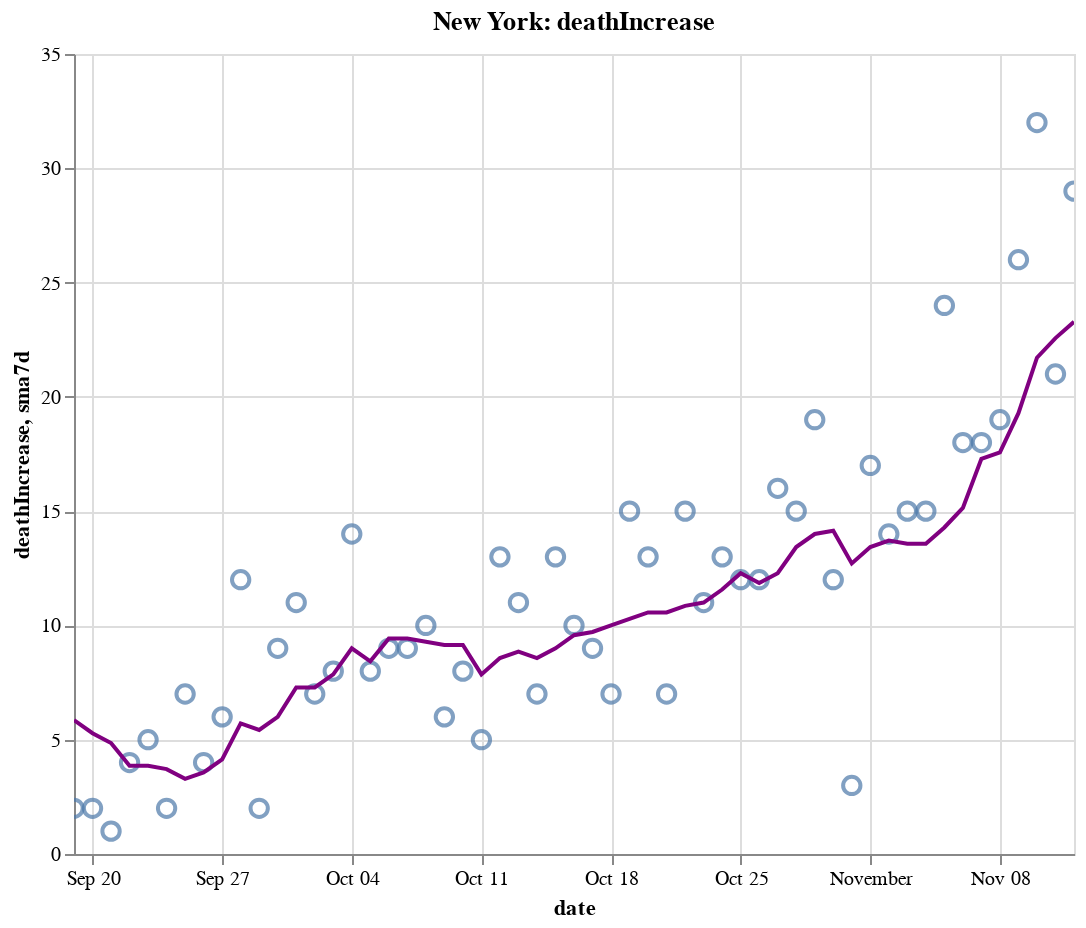

The notebook cell saved with this chart:
### Code cell
create_plot(ny, 'deathIncrease')

### Figure 1 — Vega-Lite specification as saved in the notebook (floating-point values rounded to 4 significant figures)
{"config": {"view": {"continuousWidth": 400, "continuousHeight": 300}}, "layer": [{"layer": [{"mark": {"type": "point", "size": 75}, "encoding": {"tooltip": [{"type": "temporal", "field": "date"}, {"type": "quantitative", "field": "deathIncrease"}, {"type": "quantitative", "field": "sma7d"}], "x": {"type": "temporal", "field": "date"}, "y": {"type": "quantitative", "field": "deathIncrease"}}, "selection": {"selector012": {"type": "interval", "bind": "scales", "encodings": ["x", "y"]}}}, {"mark": {"type": "line", "color": "purple"}, "encoding": {"x": {"type": "temporal", "field": "date"}, "y": {"type": "quantitative", "field": "sma7d"}}}]}, {"mark": {"type": "rule", "color": "#aaa"}, "encoding": {"x": {"type": "temporal", "field": "date"}}, "transform": [{"filter": {"selection": "selector011"}}]}, {"mark": "circle", "encoding": {"opacity": {"condition": {"value": 1, "selection": "selector011"}, "value": 0}, "tooltip": [{"type": "temporal", "field": "date"}, {"type": "quantitative", "field": "deathIncrease"}, {"type": "quantitative", "field": "sma7d"}], "x": {"type": "temporal", "field": "date"}, "y": {"type": "quantitative", "field": "deathIncrease"}}, "selection": {"selector011": {"type": "single", "encodings": ["x"], "on": "mouseover", "nearest": true, "empty": "none"}}}, {"mark": {"type": "text", "align": "left", "dx": 5, "dy": -5, "stroke": "white", "strokeWidth": 2}, "encoding": {"text": {"type": "quantitative", "field": "deathIncrease"}, "tooltip": [{"type": "temporal", "field": "date"}, {"type": "quantitative", "field": "deathIncrease"}, {"type": "quantitative", "field": "sma7d"}], "x": {"type": "temporal", "field": "date"}, "y": {"type": "quantitative", "field": "deathIncrease"}}, "transform": [{"filter": {"selection": "selector011"}}]}, {"mark": {"type": "text", "align": "left", "dx": 5, "dy": -5}, "encoding": {"text": {"type": "quantitative", "field": "deathIncrease"}, "tooltip": [{"type": "temporal", "field": "date"}, {"type": "quantitative", "field": "deathIncrease"}, {"type": "quantitative", "field": "sma7d"}], "x": {"type": "temporal", "field": "date"}, "y": {"type": "quantitative", "field": "deathIncrease"}}, "transform": [{"filter": {"selection": "selector011"}}]}], "data": {"name": "data-e22f6d1d506f30e42e33ea12d2c59a83"}, "height": 400, "title": "New York: deathIncrease", "width": 500, "$schema": "https://vega.github.io/schema/vega-lite/v4.8.1.json", "datasets": {"data-e22f6d1d506f30e42e33ea12d2c59a83": [{"date": "2020-09-19T00:00:00", "totalTestResultsIncrease": 110400.0, "positiveIncrease": 986.0, "death": 25420.0, "deathIncrease": 2.0, "positiveRate": 0.009, "state": "New York", "sma7d": 5.857}, {"date": "2020-09-20T00:00:00", "totalTestResultsIncrease": 100400.0, "positiveIncrease": 862.0, "death": 25430.0, "deathIncrease": 2.0, "positiveRate": 0.009, "state": "New York", "sma7d": 5.286}, {"date": "2020-09-21T00:00:00", "totalTestResultsIncrease": 58320.0, "positiveIncrease": 573.0, "death": 25430.0, "deathIncrease": 1.0, "positiveRate": 0.01, "state": "New York", "sma7d": 4.857}, {"date": "2020-09-22T00:00:00", "totalTestResultsIncrease": 84000.0, "positiveIncrease": 754.0, "death": 25430.0, "deathIncrease": 4.0, "positiveRate": 0.009, "state": "New York", "sma7d": 3.857}, {"date": "2020-09-23T00:00:00", "totalTestResultsIncrease": 70930.0, "positiveIncrease": 665.0, "death": 25440.0, "deathIncrease": 5.0, "positiveRate": 0.009, "state": "New York", "sma7d": 3.857}, {"date": "2020-09-24T00:00:00", "totalTestResultsIncrease": 92950.0, "positiveIncrease": 955.0, "death": 25440.0, "deathIncrease": 2.0, "positiveRate": 0.01, "state": "New York", "sma7d": 3.714}, {"date": "2020-09-25T00:00:00", "totalTestResultsIncrease": 94820.0, "positiveIncrease": 908.0, "death": 25450.0, "deathIncrease": 7.0, "positiveRate": 0.01, "state": "New York", "sma7d": 3.286}, {"date": "2020-09-26T00:00:00", "totalTestResultsIncrease": 99950.0, "positiveIncrease": 1005.0, "death": 25450.0, "deathIncrease": 4.0, "positiveRate": 0.01, "state": "New York", "sma7d": 3.571}, {"date": "2020-09-27T00:00:00", "totalTestResultsIncrease": 84770.0, "positiveIncrease": 866.0, "death": 25460.0, "deathIncrease": 6.0, "positiveRate": 0.01, "state": "New York", "sma7d": 4.143}, {"date": "2020-09-28T00:00:00", "totalTestResultsIncrease": 52940.0, "positiveIncrease": 834.0, "death": 25470.0, "deathIncrease": 12.0, "positiveRate": 0.016, "state": "New York", "sma7d": 5.714}, {"date": "2020-09-29T00:00:00", "totalTestResultsIncrease": 88230.0, "positiveIncrease": 1189.0, "death": 25470.0, "deathIncrease": 2.0, "positiveRate": 0.013, "state": "New York", "sma7d": 5.429}, {"date": "2020-09-30T00:00:00", "totalTestResultsIncrease": 97960.0, "positiveIncrease": 1000.0, "death": 25480.0, "deathIncrease": 9.0, "positiveRate": 0.01, "state": "New York", "sma7d": 6.0}, {"date": "2020-10-01T00:00:00", "totalTestResultsIncrease": 109200.0, "positiveIncrease": 1382.0, "death": 25490.0, "deathIncrease": 11.0, "positiveRate": 0.013, "state": "New York", "sma7d": 7.286}, {"date": "2020-10-02T00:00:00", "totalTestResultsIncrease": 119500.0, "positiveIncrease": 1598.0, "death": 25500.0, "deathIncrease": 7.0, "positiveRate": 0.013, "state": "New York", "sma7d": 7.286}, {"date": "2020-10-03T00:00:00", "totalTestResultsIncrease": 134300.0, "positiveIncrease": 1731.0, "death": 25500.0, "deathIncrease": 8.0, "positiveRate": 0.013, "state": "New York", "sma7d": 7.857}, {"date": "2020-10-04T00:00:00", "totalTestResultsIncrease": 110300.0, "positiveIncrease": 1222.0, "death": 25520.0, "deathIncrease": 14.0, "positiveRate": 0.011, "state": "New York", "sma7d": 9.0}, {"date": "2020-10-05T00:00:00", "totalTestResultsIncrease": 76400.0, "positiveIncrease": 933.0, "death": 25530.0, "deathIncrease": 8.0, "positiveRate": 0.012, "state": "New York", "sma7d": 8.429}, {"date": "2020-10-06T00:00:00", "totalTestResultsIncrease": 96360.0, "positiveIncrease": 1393.0, "death": 25540.0, "deathIncrease": 9.0, "positiveRate": 0.014, "state": "New York", "sma7d": 9.429}, {"date": "2020-10-07T00:00:00", "totalTestResultsIncrease": 108200.0, "positiveIncrease": 1360.0, "death": 25540.0, "deathIncrease": 9.0, "positiveRate": 0.013, "state": "New York", "sma7d": 9.429}, {"date": "2020-10-08T00:00:00", "totalTestResultsIncrease": 145800.0, "positiveIncrease": 1836.0, "death": 25560.0, "deathIncrease": 10.0, "positiveRate": 0.013, "state": "New York", "sma7d": 9.286}, {"date": "2020-10-09T00:00:00", "totalTestResultsIncrease": 139300.0, "positiveIncrease": 1592.0, "death": 25560.0, "deathIncrease": 6.0, "positiveRate": 0.011, "state": "New York", "sma7d": 9.143}, {"date": "2020-10-10T00:00:00", "totalTestResultsIncrease": 134600.0, "positiveIncrease": 1447.0, "death": 25570.0, "deathIncrease": 8.0, "positiveRate": 0.011, "state": "New York", "sma7d": 9.143}, {"date": "2020-10-11T00:00:00", "totalTestResultsIncrease": 118300.0, "positiveIncrease": 1143.0, "death": 25570.0, "deathIncrease": 5.0, "positiveRate": 0.01, "state": "New York", "sma7d": 7.857}, {"date": "2020-10-12T00:00:00", "totalTestResultsIncrease": 91790.0, "positiveIncrease": 1029.0, "death": 25590.0, "deathIncrease": 13.0, "positiveRate": 0.011, "state": "New York", "sma7d": 8.571}, {"date": "2020-10-13T00:00:00", "totalTestResultsIncrease": 99070.0, "positiveIncrease": 1393.0, "death": 25600.0, "deathIncrease": 11.0, "positiveRate": 0.014, "state": "New York", "sma7d": 8.857}, {"date": "2020-10-14T00:00:00", "totalTestResultsIncrease": 111700.0, "positiveIncrease": 1232.0, "death": 25600.0, "deathIncrease": 7.0, "positiveRate": 0.011, "state": "New York", "sma7d": 8.571}, {"date": "2020-10-15T00:00:00", "totalTestResultsIncrease": 133200.0, "positiveIncrease": 1460.0, "death": 25620.0, "deathIncrease": 13.0, "positiveRate": 0.011, "state": "New York", "sma7d": 9.0}, {"date": "2020-10-16T00:00:00", "totalTestResultsIncrease": 136000.0, "positiveIncrease": 1707.0, "death": 25630.0, "deathIncrease": 10.0, "positiveRate": 0.013, "state": "New York", "sma7d": 9.571}, {"date": "2020-10-17T00:00:00", "totalTestResultsIncrease": 160000.0, "positiveIncrease": 1784.0, "death": 25640.0, "deathIncrease": 9.0, "positiveRate": 0.011, "state": "New York", "sma7d": 9.714}, {"date": "2020-10-18T00:00:00", "totalTestResultsIncrease": 128800.0, "positiveIncrease": 1390.0, "death": 25640.0, "deathIncrease": 7.0, "positiveRate": 0.011, "state": "New York", "sma7d": 10.0}, {"date": "2020-10-19T00:00:00", "totalTestResultsIncrease": 82010.0, "positiveIncrease": 998.0, "death": 25660.0, "deathIncrease": 15.0, "positiveRate": 0.012, "state": "New York", "sma7d": 10.29}, {"date": "2020-10-20T00:00:00", "totalTestResultsIncrease": 90540.0, "positiveIncrease": 1201.0, "death": 25670.0, "deathIncrease": 13.0, "positiveRate": 0.013, "state": "New York", "sma7d": 10.57}, {"date": "2020-10-21T00:00:00", "totalTestResultsIncrease": 124800.0, "positiveIncrease": 2026.0, "death": 25680.0, "deathIncrease": 7.0, "positiveRate": 0.016, "state": "New York", "sma7d": 10.57}, {"date": "2020-10-22T00:00:00", "totalTestResultsIncrease": 135300.0, "positiveIncrease": 1628.0, "death": 25690.0, "deathIncrease": 15.0, "positiveRate": 0.012, "state": "New York", "sma7d": 10.86}, {"date": "2020-10-23T00:00:00", "totalTestResultsIncrease": 141500.0, "positiveIncrease": 1637.0, "death": 25700.0, "deathIncrease": 11.0, "positiveRate": 0.012, "state": "New York", "sma7d": 11.0}, {"date": "2020-10-24T00:00:00", "totalTestResultsIncrease": 156900.0, "positiveIncrease": 2061.0, "death": 25720.0, "deathIncrease": 13.0, "positiveRate": 0.013, "state": "New York", "sma7d": 11.57}, {"date": "2020-10-25T00:00:00", "totalTestResultsIncrease": 120800.0, "positiveIncrease": 1632.0, "death": 25730.0, "deathIncrease": 12.0, "positiveRate": 0.014, "state": "New York", "sma7d": 12.29}, {"date": "2020-10-26T00:00:00", "totalTestResultsIncrease": 82120.0, "positiveIncrease": 1191.0, "death": 25740.0, "deathIncrease": 12.0, "positiveRate": 0.015, "state": "New York", "sma7d": 11.86}, {"date": "2020-10-27T00:00:00", "totalTestResultsIncrease": 111600.0, "positiveIncrease": 1991.0, "death": 25760.0, "deathIncrease": 16.0, "positiveRate": 0.018, "state": "New York", "sma7d": 12.29}, {"date": "2020-10-28T00:00:00", "totalTestResultsIncrease": 129700.0, "positiveIncrease": 2031.0, "death": 25770.0, "deathIncrease": 15.0, "positiveRate": 0.016, "state": "New York", "sma7d": 13.43}, {"date": "2020-10-29T00:00:00", "totalTestResultsIncrease": 168400.0, "positiveIncrease": 2499.0, "death": 25790.0, "deathIncrease": 19.0, "positiveRate": 0.015, "state": "New York", "sma7d": 14.0}, {"date": "2020-10-30T00:00:00", "totalTestResultsIncrease": 146900.0, "positiveIncrease": 2255.0, "death": 25800.0, "deathIncrease": 12.0, "positiveRate": 0.015, "state": "New York", "sma7d": 14.14}, {"date": "2020-10-31T00:00:00", "totalTestResultsIncrease": 137000.0, "positiveIncrease": 2049.0, "death": 25810.0, "deathIncrease": 3.0, "positiveRate": 0.015, "state": "New York", "sma7d": 12.71}, {"date": "2020-11-01T00:00:00", "totalTestResultsIncrease": 148900.0, "positiveIncrease": 2255.0, "death": 25820.0, "deathIncrease": 17.0, "positiveRate": 0.015, "state": "New York", "sma7d": 13.43}, {"date": "2020-11-02T00:00:00", "totalTestResultsIncrease": 96100.0, "positiveIncrease": 1633.0, "death": 25840.0, "deathIncrease": 14.0, "positiveRate": 0.017, "state": "New York", "sma7d": 13.71}, {"date": "2020-11-03T00:00:00", "totalTestResultsIncrease": 127900.0, "positiveIncrease": 2321.0, "death": 25850.0, "deathIncrease": 15.0, "positiveRate": 0.018, "state": "New York", "sma7d": 13.57}, {"date": "2020-11-04T00:00:00", "totalTestResultsIncrease": 133500.0, "positiveIncrease": 2126.0, "death": 25870.0, "deathIncrease": 15.0, "positiveRate": 0.016, "state": "New York", "sma7d": 13.57}, {"date": "2020-11-05T00:00:00", "totalTestResultsIncrease": 161000.0, "positiveIncrease": 2997.0, "death": 25890.0, "deathIncrease": 24.0, "positiveRate": 0.019, "state": "New York", "sma7d": 14.29}, {"date": "2020-11-06T00:00:00", "totalTestResultsIncrease": 160700.0, "positiveIncrease": 3209.0, "death": 25910.0, "deathIncrease": 18.0, "positiveRate": 0.02, "state": "New York", "sma7d": 15.14}, {"date": "2020-11-07T00:00:00", "totalTestResultsIncrease": 163300.0, "positiveIncrease": 3587.0, "death": 25930.0, "deathIncrease": 18.0, "positiveRate": 0.022, "state": "New York", "sma7d": 17.29}, {"date": "2020-11-08T00:00:00", "totalTestResultsIncrease": 145600.0, "positiveIncrease": 3428.0, "death": 25950.0, "deathIncrease": 19.0, "positiveRate": 0.024, "state": "New York", "sma7d": 17.57}, {"date": "2020-11-09T00:00:00", "totalTestResultsIncrease": 111400.0, "positiveIncrease": 3144.0, "death": 25970.0, "deathIncrease": 26.0, "positiveRate": 0.028, "state": "New York", "sma7d": 19.29}, {"date": "2020-11-10T00:00:00", "totalTestResultsIncrease": 128000.0, "positiveIncrease": 3965.0, "death": 26000.0, "deathIncrease": 32.0, "positiveRate": 0.031, "state": "New York", "sma7d": 21.71}, {"date": "2020-11-11T00:00:00", "totalTestResultsIncrease": 164300.0, "positiveIncrease": 4820.0, "death": 26030.0, "deathIncrease": 21.0, "positiveRate": 0.029, "state": "New York", "sma7d": 22.57}, {"date": "2020-11-12T00:00:00", "totalTestResultsIncrease": 162600.0, "positiveIncrease": 4797.0, "death": 26060.0, "deathIncrease": 29.0, "positiveRate": 0.029, "state": "New York", "sma7d": 23.29}]}}
